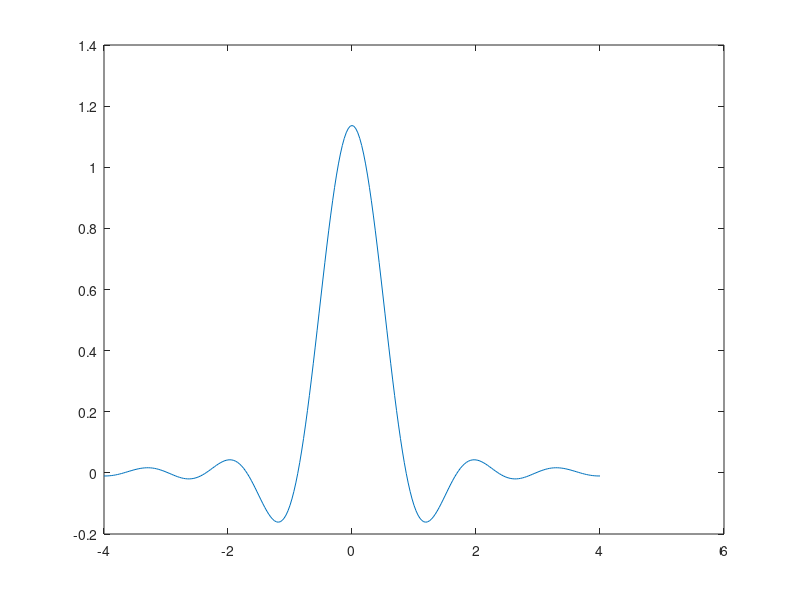

Write the MATLAB code that produced this figure. (Note: this script raises an error after producing the figure.)
clear all; clc; close all;

M = 32;
n = [-4*M:4*M] + 1e-6;
t = linspace(-3/2,3/2,1e4);
f = linspace(-3,3,length(t));

%% Patice01
a = 0.5 ;
a = max(abs(a),1e-6);% avoid nan value
W = 1;

T = 1/(2*W);
f1 = W*(1-a);

% t domain
RC_t = (sin(pi*2.*W.*t)./(pi*2.*W.*t))...
        .*(cos(2*pi.*a.*W.*t)./((1-(4.*a.*W.*t).^2)+1e-5.*(abs(1-(4.*a.*W.*t).^2)==0)));
    
RC_f_th = 1/(2*W).*(0 <= abs(f)).*(abs(f) < f1)+...
        (1/(4*W)*(1-sin((pi*(abs(f)-W))/(2*W-2*f1)))).*(f1 <= abs(f)).*(abs(f) < 2*W-f1)+...
        0.*(f1 <= abs(f));

RC_f = fftshift(fft(RC_t));

SRRC_t = (4.*a./pi).*(cos((1+a).*pi.*t./T)+T.*sin((1-a).*pi.*t./T)./(4.*a.*t))./(1-(4.*a.*t./T).^2);

SRRC_f = fftshift(fft(SRRC_t));

% n domain
RC_n = (sin(pi*2.*W.*n.*T./M)./(pi*2.*W.*n.*T./M))...
        .*(cos(2*pi.*a.*W.*n.*T./M)./((1-(4.*a.*W.*n.*T./M).^2)));
    
SRRC_n = (4.*a./pi).*(cos((1+a).*pi.*n./M)+ M.*sin((1-a).*pi.*n./M)./(4.*a.*n))...
            ./(1-(4.*a.*n./M).^2);
        
RC_w = fftshift(fft(RC_t));
SRRC_w = fftshift(fft(RC_t));

%{       
figure;
plot(t/T,RC_t);
title_text = "Raised Cosine time domain, a ="+num2str(a);
title(title_text,"fontsize",12);

figure;
subplot(2,1,1);
plot(f/W,2.*W.*RC_f_th);
title_text = "Raised Cosine frequency domain (theorical), a ="+num2str(a);
title(title_text,"fontsize",12);
subplot(2,1,2);
plot(f/W*1.482/0.0033,abs(RC_f)/1684);
title_text = "Raised Cosine frequency domain (FFT), a ="+num2str(a);
title(title_text,"fontsize",12);
xlim([-3 3]);

figure;
plot(t/T,SRRC_t);
title_text = "Squared Root Raised Cosine time domain, a ="+num2str(a);
title(title_text,"fontsize",12);

figure;
plot(f/W,abs(SRRC_f)/1684);
title_text = "Raised Cosine frequency domain (FFT), a ="+num2str(a);
title(title_text,"fontsize",12);
xlim([0 0.01]);
%}
%{
figure;
plot(n/M,RC_n);
title_text = "RC n domain, a ="+num2str(a);
title(title_text,"fontsize",12);
%}
figure;
plot(n/M,SRRC_n);
title_text = "SRRC n domain, a ="+num2str(a);
title(title_text,"fontsize",12);

SRRC_conv = conv_(SRRC_n,SRRC_n);
%{
figure;
plot([1:length(SRRC_conv)],SRRC_conv);%t/T
title_text = "Conv. SRRC, a ="+num2str(a);
title(title_text,"fontsize",12);
%}
figure(5);
plot(n/M,RC_n,'-R');
hold on;
figure(5);
plot(n/M,SRRC_conv((length(SRRC_conv)/2-length(RC_n)/2+1):(length(SRRC_conv)/2+length(RC_n)/2))/M,'--B');
hold off;
legend("RC","conv. SRRC","fontsize",12);

%% Patice02
bpsk_length = 100;
s_BPSK = sign(randn(1,bpsk_length));
s_up = up_sample(M,s_BPSK);

s_pulse_RC = conv(s_up,RC_n);
s_RC_down = down_sample(M,s_pulse_RC);

s_up_sq = conv(s_up,ones(1,M));
s_up_SRRC_1 = conv(s_up_sq,SRRC_n);
s_pulse_SRRC = conv(s_up_SRRC_1,SRRC_n)/1000;

s_SRRC_down = down_sample(M,s_pulse_SRRC([(length(s_pulse_SRRC)-length(s_up))/2-0.5:end]));

figure;
subplot(2,1,1);
stem([1:length(s_BPSK)],s_BPSK);
title_text = "s BPSK";%+num2str(a)
title(title_text,"fontsize",12);
subplot(2,1,2);
stem([1:length(s_up)],s_up);
title_text = "s up-sample by"+num2str(M);
title(title_text,"fontsize",12);

% show pulse shaping RC
figure;
stem([1:length(s_up)]+length(n)/2-0.5,s_up);
hold on;
plot([1:length(s_pulse_RC)],s_pulse_RC);
hold off;
legend("s BPSK up x32","RC pulsed");
title_text = "s pulse shaping, RC";%+num2str(a)
title(title_text,"fontsize",12);
% show down-sample to pulse shaping RC
figure;
stem([1:length(s_BPSK)]+4,s_BPSK,"XR");%+length(n)/2-0.5
hold on;
stem([1:length(s_RC_down)],s_RC_down,"+B");
hold off;
legend("s BPSK","RC pulse downsample")
title_text = "downsample to RC pulse shaped s";
title(title_text,"fontsize",12);

% show pulse shaping SRRC
figure;
stem([1:length(s_up)]+(length(s_pulse_SRRC)-length(s_up))/2-0.5,s_up);
hold on;
plot([1:length(s_pulse_SRRC)],s_pulse_SRRC);
hold off;
legend("s BPSK up x32","SRRC pulsed");
title_text = "s pulse shaping, SRRC";%+num2str(a)
title(title_text,"fontsize",12);
% show down-sample to pulse shaping SRRC
figure;
stem([1:length(s_BPSK)],s_BPSK,"XR");%+length(n)/2-0.5
hold on;
stem([1:length(s_SRRC_down)],s_SRRC_down/0.8,"oB");
hold off;
legend("s BPSK","RC pulse downsample")
title_text = "downsample to SRRC pulse shaped s";
title(title_text,"fontsize",12);

%% Patice03
s_BPSK_IIR = filter(lab7_IIR_filter,s_up)/0.035;
s_BPSK_IIR = filter(lab7_IIR_filter,s_BPSK_IIR);
s_BPSK_IIR_d = down_sample(M,s_BPSK_IIR([39:end]));

% show IIR pulse shaping
figure;
stem([1:length(s_up)]+39,s_up);
hold on;
plot([1:length(s_BPSK_IIR)],s_BPSK_IIR);
hold off;
legend("s BPSK up x32","IIR filter pulsed");
title_text = "s pulse shaping, IIR filter";
title(title_text,"fontsize",12);
% show down-sample to pulse shaping SRRC
figure;
stem([1:length(s_BPSK)],s_BPSK,"XR");%+length(n)/2-0.5
hold on;
stem([1:length(s_BPSK_IIR_d)],s_BPSK_IIR_d,"oB");
hold off;
legend("s BPSK","IIR filter pulse downsample")
title_text = "downsample to IIR filter pulse shaped s";
title(title_text,"fontsize",12);



